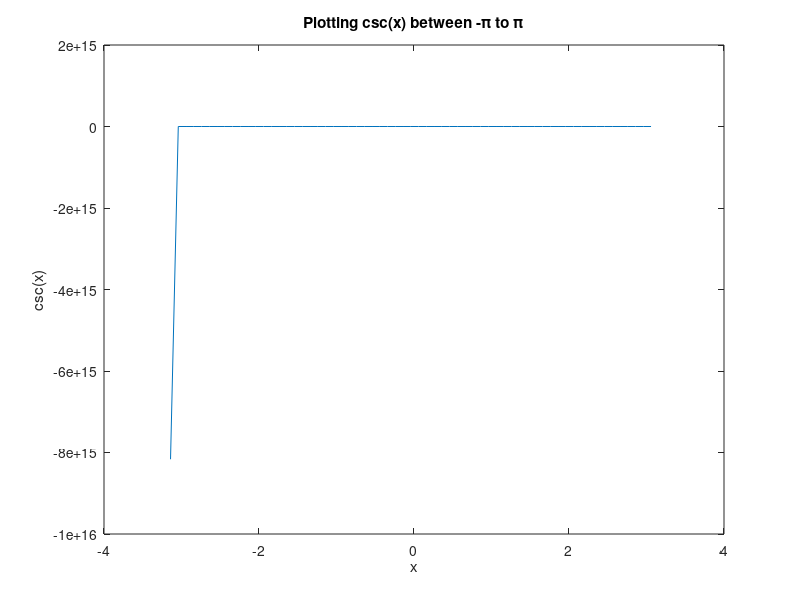

This chart was generated by the following MATLAB code:
% Plotting cosecant function
x = -pi:0.1:pi;
y = csc(x);
plot(x,y);
xlabel('x');
ylabel('csc(x)');
title('Plotting csc(x) between -\pi to \pi');